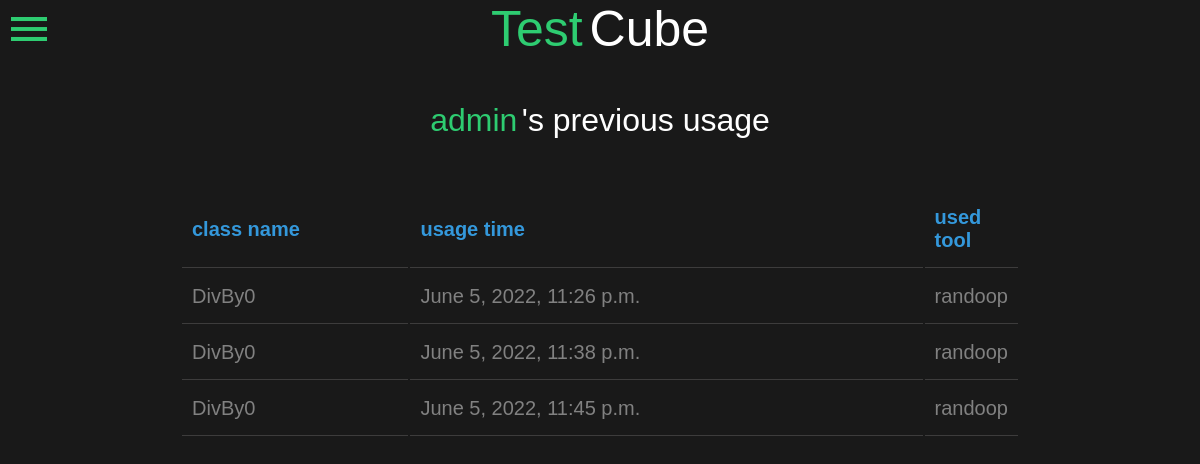
The page /run_randoop/previous/ (signed in) on the database its author committed.
### run_randoop/models.py (models this page shows, shortened)
class User_Codes(models.Model):
    user = models.ForeignKey(User, on_delete=models.CASCADE)
    class_name = models.CharField(max_length=50, null=True)
    source_code = models.TextField()
    test_code = models.TextField()
    expected_behavior = models.TextField()
    report = models.TextField()
    date_time = models.DateTimeField(auto_now=True)
    used_tool = models.CharField(max_length=10, null=True)

### run_randoop/views.py (the view)
# urls.py: path('run_randoop/previous/', rr_views.viewHistory),
def viewHistory(request):
    cur_user = User.objects.get(name=request.user.username)
    code_dc = {
        "user_codes": cur_user.user_codes_set.all(),
    }
    return render(request, 'usage.html', code_dc)

### run_randoop/templates/usage.html (shortened to what this page needs)
<!DOCTYPE html>
<html>
<head>
</head>
<body>
    <div class="box">
        <span onclick="openNav()">
            <i class="material-icons" style="font-size:48px;color:#2ecc71; position: absolute; left: 5px; top: 5px;">menu</i>
        </span>
        <a href="../" style="font-size: 25px; text-decoration: none;">
            <h1 style="color: #2ecc71; display: inline;">Test</h1>
            <h1 style="display: unset;">Cube</h1>
        </a>
        <br>
        <svg height="5%" width="500px">
        </svg>
        <div style="padding-bottom: 50px;">
            <h1 style="color: #2ecc71; display: inline;">{{ request.user.username }}</h1>
            <h1 style="display: unset;">'s previous usage</h1>
        </div>
        <table style="width: 70%;margin-left:auto;margin-right:auto; text-align: left;">
            <tr>
                <th class="profile" style="color:#3498db;width: 30%;">class name</th>
                <th class="profile" style="color:#3498db;">usage time</th>
                <th class="profile" style="color:#3498db;">used tool</th>
            </tr>
            {% for code in user_codes %}
            <tr>
                <td class="profile" style="width: 30%;">
                    <a href="{{code.id}}">{{ code.class_name }}</a>
                </td>
                <td class="profile" style="padding-right: 0px;">
                    <a href="{{code.id}}">{{ code.date_time }}</a>
                </td>
                <td class="profile">
                    {{ code.used_tool }}
                </td>
            </tr>
            {% endfor %}
        </table>
    </div>
</body>
</html>

### run_randoop/templates/usage.html (style rules this page uses)
body { margin: 0; padding: 0; font-family: sans-serif; background: #191919; }
.box { width: 100%; height: 100%; position: absolute; top: 50%; left: 50%; transform: translate(-50%,-50%); background: #191919; text-align: center; }
.box h1 { color: white; font-weight: 500; }
.box table { width: 100%; }
.profile { width: 70%; margin-left:auto; margin-right:auto; text-align: left; font-size: 20px; color:#818181; padding: 15px 10px 15px 10px; border-bottom: solid 1px #545252a0; }
.profile a { color:#818181; text-decoration: none; }

### rows shown on the page
User_Codes: class_name "DivBy0", date_time "June 5, 2022, 11:26 p.m.", used_tool "randoop"
User_Codes: class_name "DivBy0", date_time "June 5, 2022, 11:38 p.m.", used_tool "randoop"
User_Codes: class_name "DivBy0", date_time "June 5, 2022, 11:45 p.m.", used_tool "randoop"

### other values the page prints
{{ request.user.username }} "admin"
